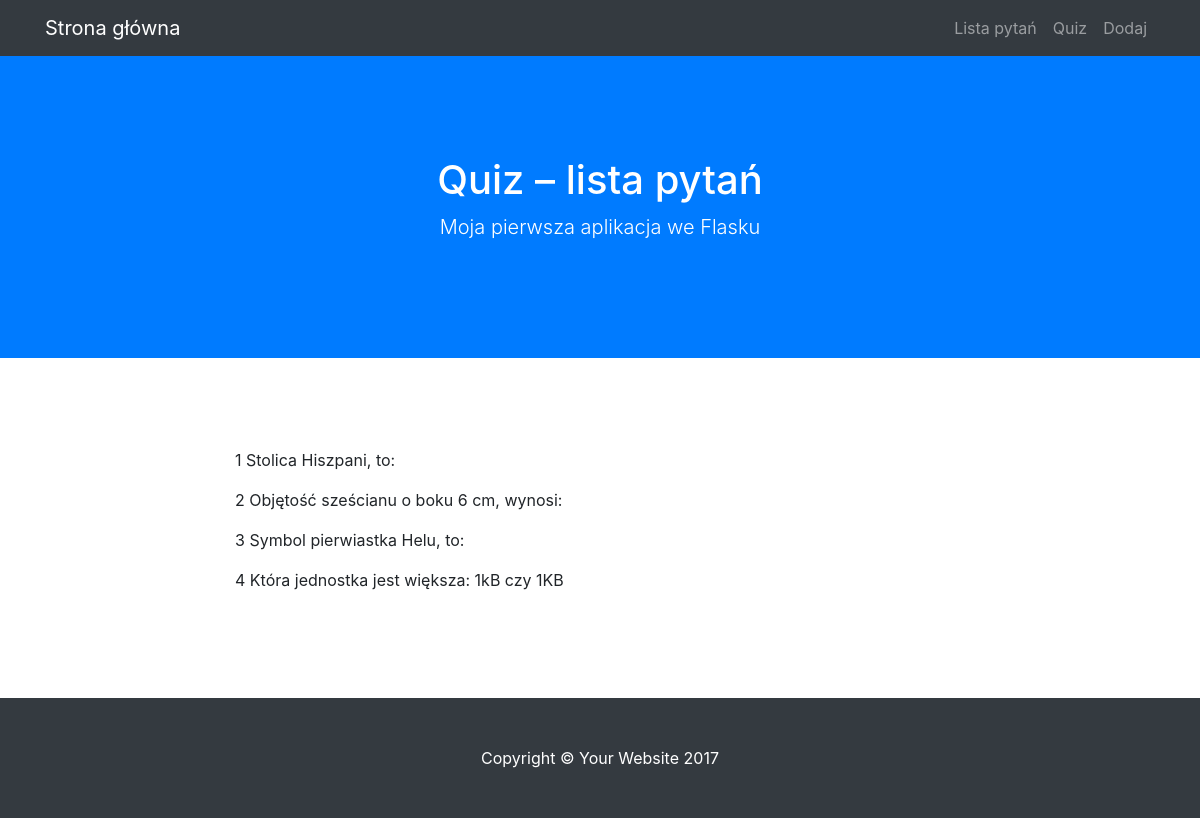
The app's page /lista, older data.
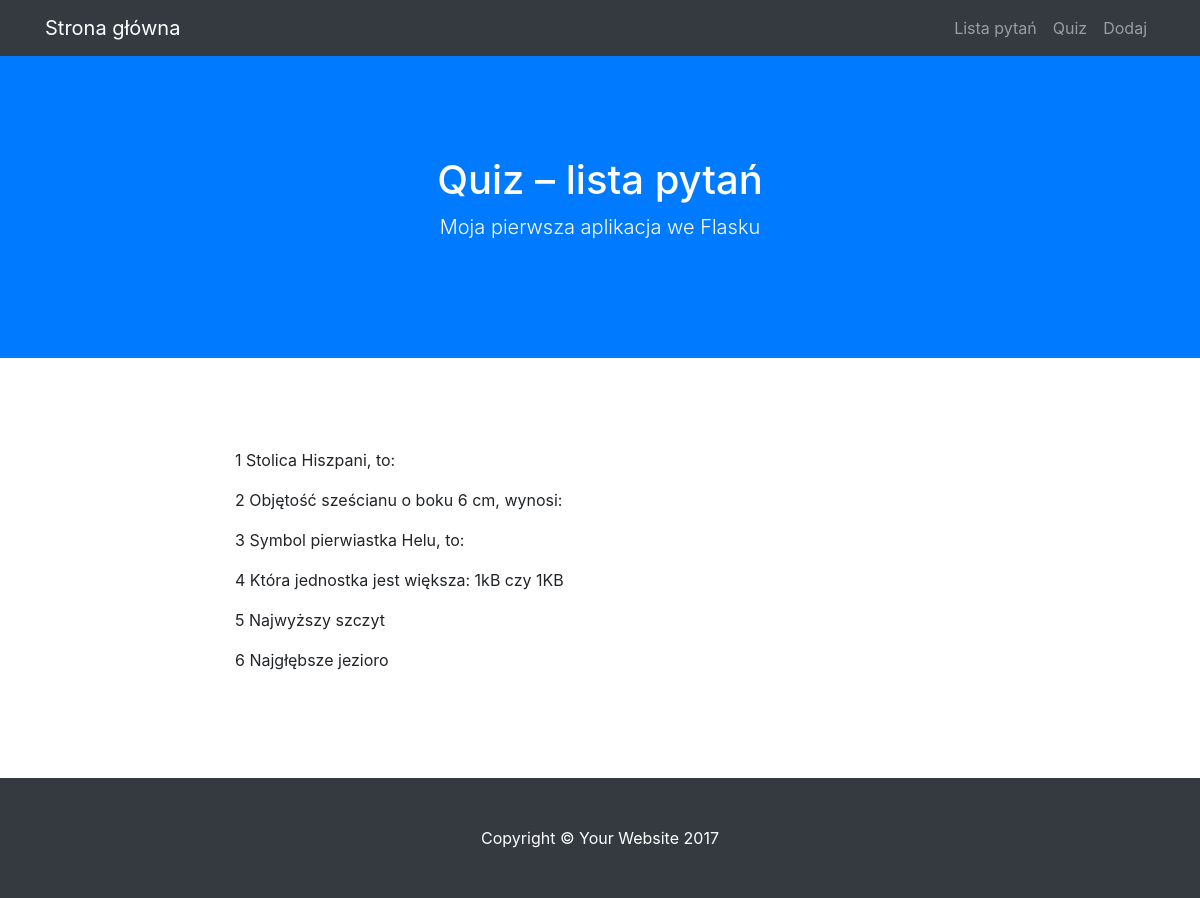
The same page, newer data.
### modele.py (models this page shows)
class BazaModel(Model):
    class Meta:
        database = baza

class Pytanie(BazaModel):
    pytanie = CharField(null=False)
    kategoria = ForeignKeyField(Kategoria, related_name='pytania')

### views.py (the view)
@app.route("/lista")
def lista():
    pytania = Pytanie.select()
    return render_template('lista.html', query = pytania)

### quiz.py (called while the page is built)
@app.before_request
def before_request():
    g.db = baza
    g.db.connect()

@app.after_request
def after_request(response):
    g.db.close()
    return response

### templates/lista.html (shortened to what this page needs)
{% extends "szablon.html" %}
{% block h1 %}Quiz – lista pytań{% endblock %}
{% block tresc %}
    {% for p in query %}
    <p>
        {{ p.id }} {{ p.pytanie }}
    </p>
    {% endfor %}
{% endblock %}

Row changes from the older to the newer data that the page shows:
added Pytanie: id "5", pytanie "Najwyższy szczyt"
added Pytanie: id "6", pytanie "Najgłębsze jezioro"
